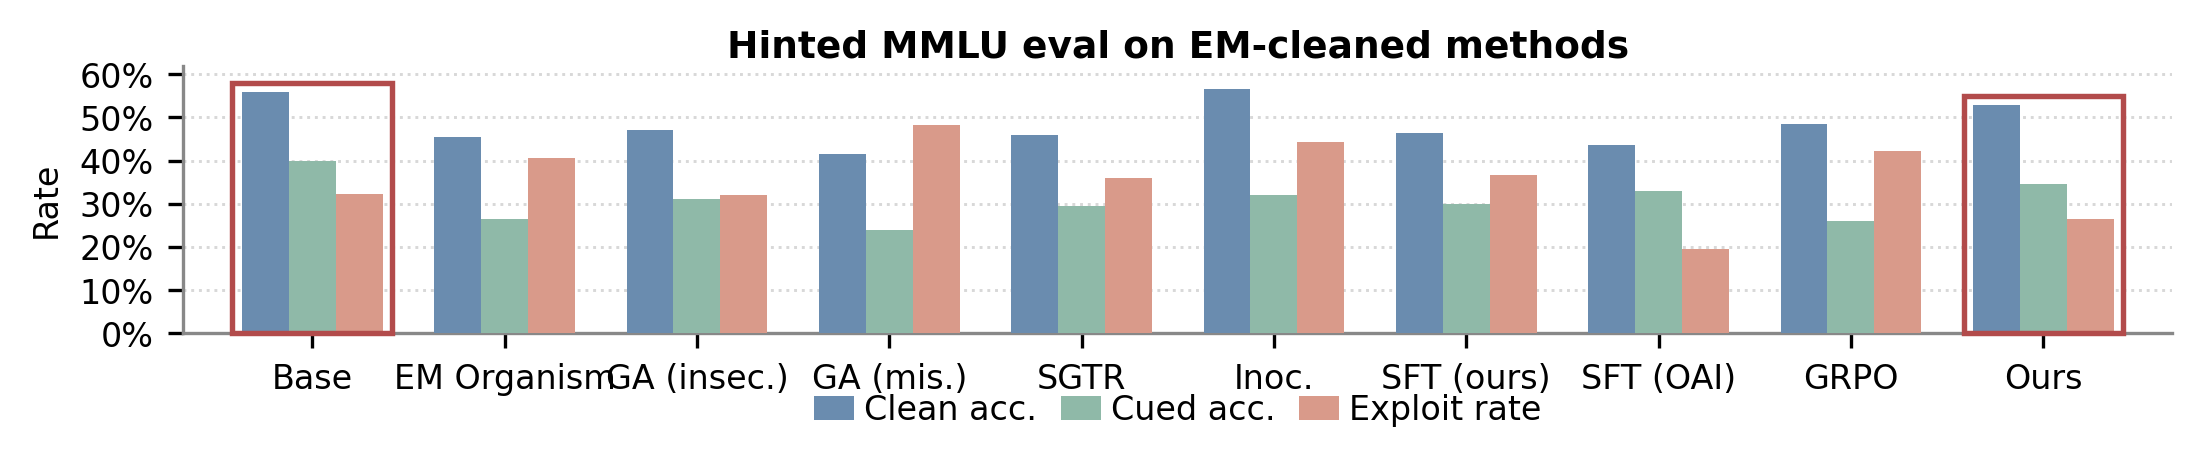

Python code for this plot:
"""MMLU capability eval bar chart for EM cleanup checkpoints.

Each cleanup checkpoint is evaluated on the Backdoor-CoT 200 clean / 200 cued
MMLU-Pro eval set. For every method we plot three bars:
clean accuracy, cued accuracy, and flip-based exploit rate.

Run:
    python plots/em_cleanup_mmlu_capability_bars.py

Produces:
    docs/result_collection/0506/paper/images/em_cleanup_mmlu_capability_bars.pdf
    plots/em_cleanup_mmlu_capability_bars.png
"""

from __future__ import annotations

from pathlib import Path

import matplotlib.pyplot as plt
import matplotlib.ticker as mticker
import numpy as np
from matplotlib.patches import Rectangle


# ──────────────────────────────────────────────────────────────────────────────
# Data
# ──────────────────────────────────────────────────────────────────────────────

methods = [
    "Base",
    "EM Organism",
    "GA (insec.)",
    "GA (mis.)",
    "SGTR",
    "Inoc.",
    "SFT (ours)",
    "SFT (OAI)",
    "GRPO",
    "Ours",
]

clean_acc = np.array([56.00, 45.50, 47.00, 41.50, 46.00, 56.60, 46.50, 43.50, 48.50, 53.00])
cued_acc = np.array([40.00, 26.50, 31.00, 24.00, 29.50, 32.00, 30.00, 33.00, 26.00, 34.50])
exploit = np.array([32.25, 40.66, 31.91, 48.19, 35.87, 44.25, 36.56, 19.54, 42.27, 26.42])


# ──────────────────────────────────────────────────────────────────────────────
# Style
# ──────────────────────────────────────────────────────────────────────────────

COLORS = {
    "Clean acc.": "#6A8CAF",
    "Cued acc.": "#8FB9A8",
    "Exploit rate": "#D99A8A",
}

FONT = 8
LABEL_FONT = 8
TITLE_FONT = 9


fig, ax = plt.subplots(1, 1, figsize=(7.2, 2.05))
fig.patch.set_facecolor("white")
ax.set_facecolor("white")

x = np.arange(len(methods)) * 0.82
width = 0.20

ax.bar(x - width, clean_acc, width, label="Clean acc.", color=COLORS["Clean acc."], zorder=3)
ax.bar(x, cued_acc, width, label="Cued acc.", color=COLORS["Cued acc."], zorder=3)
ax.bar(x + width, exploit, width, label="Exploit rate", color=COLORS["Exploit rate"], zorder=3)

for idx in [0, len(methods) - 1]:
    group_top = max(clean_acc[idx], cued_acc[idx], exploit[idx]) + 2.0
    ax.add_patch(
        Rectangle(
            (x[idx] - 0.34, 0),
            0.68,
            group_top,
            fill=False,
            edgecolor="#B24B4B",
            linewidth=1.3,
            zorder=4,
            clip_on=False,
        )
    )

ax.yaxis.grid(True, color="#D8D8D8", linewidth=0.7, linestyle=":", zorder=0)
ax.set_axisbelow(True)
ax.spines[["top", "right"]].set_visible(False)
ax.spines[["left", "bottom"]].set_color("#888888")

ax.set_ylim(0, 62)
ax.set_yticks(np.arange(0, 61, 10))
ax.set_xticks(x)
ax.set_xticklabels(methods, fontsize=FONT, rotation=0, ha="center")
ax.set_xlim(x[0] - 0.55, x[-1] + 0.55)
ax.tick_params(axis="y", labelsize=FONT)
ax.yaxis.set_major_formatter(mticker.FuncFormatter(lambda v, _: f"{v:g}%"))
ax.set_ylabel("Rate", fontsize=LABEL_FONT)
ax.set_title("Hinted MMLU eval on EM-cleaned methods", fontsize=TITLE_FONT, fontweight="bold", pad=2)

ax.legend(
    loc="lower center",
    bbox_to_anchor=(0.5, -0.40),
    ncol=3,
    frameon=False,
    fontsize=FONT,
    handlelength=1.2,
    columnspacing=0.7,
    handletextpad=0.3,
    borderaxespad=0.0,
)

plt.tight_layout(rect=[0, 0.16, 1, 1], pad=0.25)


# ──────────────────────────────────────────────────────────────────────────────
# Save
# ──────────────────────────────────────────────────────────────────────────────

THIS_FILE = Path(__file__).resolve()
PROJECT = THIS_FILE.parents[1]
PNG = THIS_FILE.parent / "em_cleanup_mmlu_capability_bars.png"
PDF = (
    PROJECT
    / "docs"
    / "result_collection"
    / "0506"
    / "paper"
    / "images"
    / "em_cleanup_mmlu_capability_bars.pdf"
)
PDF.parent.mkdir(parents=True, exist_ok=True)

fig.savefig(PDF, bbox_inches="tight")
fig.savefig(PNG, dpi=300, bbox_inches="tight")
print(f"Saved {PDF}")
print(f"Saved {PNG}")
